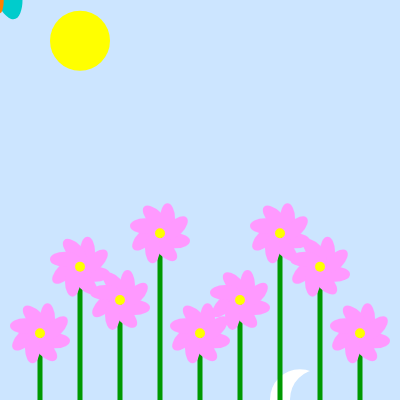
Frame 1 (no input)
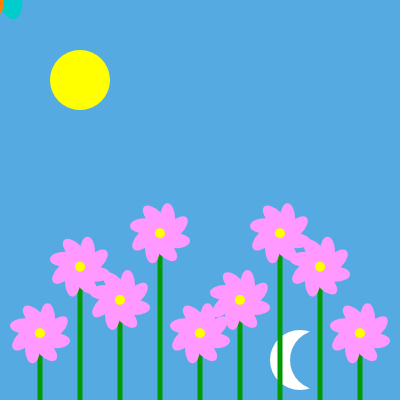
Frame 60 (no input)
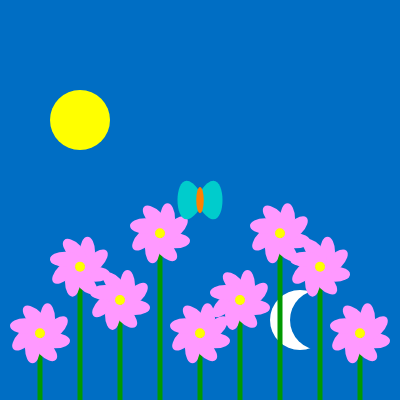
Frame 120 (the mouse pressed at the canvas centre since frame 60)

The p5.js sketch that drew these frames (run headless with seeded random() and noise() and a simulated clock; from frame 60 on, the mouse is pressed at the canvas centre):

// p5.js sketch
// ── sketch.js
var rSky = 204;
var gSky = 229;
var bSky = 255;

var rStep = 2;
var gStep = 1;
var bStep = 0.5;

var flowerSize = 30;

var daySpeed = 1.5;

function setup() {
  createCanvas(400, 400);
}

function draw() {
  background(rSky, gSky, bSky);
  sun();
  moon();
  flower(width/10,10*height/12);
  flower(2*width/10,8*height/12);
  flower(3*width/10,9*height/12);
  flower(4*width/10,7*height/12);
  flower(5*width/10,10*height/12);
  flower(6*width/10,9*height/12);
  flower(7*width/10,7*height/12);
  flower(8*width/10,8*height/12);
  flower(9*width/10,10*height/12);
  butterfly();
  
  rSky -= rStep;
  gSky -= gStep;
  bSky -= bStep;
}

function sun()
{
  push();
  noStroke();
  fill(255, 255, 0);
  ellipse(80,(frameCount/daySpeed)+40, 60,60);
  pop();
}

function moon()
{
  push();
  noStroke();
  var moonY = height - frameCount/daySpeed;
  fill(255);
  ellipse(width-100,moonY, 60,60);
  fill(rSky, gSky, bSky);
  ellipse(width-80,moonY, 60,60);
  pop();
}

function flower(x, y)
{
  // Draw a stem to the ground
  push();
  stroke(0, 153, 0);
  strokeWeight(5);
  line(x, y, x, height);
  pop();
  
  push();
  // Make all the petals pink with
  // no outline
  fill(255,153,255);
  noStroke();
  
  // To make life easy, tell p5 that the center
  // of the canvas is point 0,0
  translate(x,y);
  
  // This is also going to be easier if we
  // draw all out petals starting from a
  // corner vs. the center
  ellipseMode(CORNER);
  
  // 8 petals, working our way around
  // The petals look angled b/c this rotates
  // around a corner, not the very end.
  ellipse(0,0,flowerSize,flowerSize/2);
  
  rotate(QUARTER_PI);
  ellipse(0,0,flowerSize,flowerSize/2);
  
  rotate(HALF_PI);
  ellipse(0,0,flowerSize,flowerSize/2);
  
  rotate(HALF_PI + QUARTER_PI);
  ellipse(0,0,flowerSize,flowerSize/2);
  
  rotate(PI);
  ellipse(0,0,flowerSize,flowerSize/2);
  
  rotate(PI + QUARTER_PI);
  ellipse(0,0,flowerSize,flowerSize/2);
  
  rotate(PI + HALF_PI);
  ellipse(0,0,flowerSize,flowerSize/2);
  
  rotate(PI + HALF_PI + QUARTER_PI);
  ellipse(0,0,flowerSize,flowerSize/2);
  
  // Back to no rotation or translation
  pop();
  
  // Draw a yellow center
  push();
  noStroke();
  fill(255,255,0);
  ellipseMode(CENTER);
  ellipse(x,y,flowerSize/3);
  pop();
  
}

function butterfly()
{
  push();
  translate(mouseX, mouseY);
  noStroke();
  
  var bugHeight = 7*flowerSize/8;
  var bugWidth = flowerSize/4;
  
  // Left wing
  fill(0, 204, 204);
  bezier(
    0, -bugHeight/2+5,
    -4*bugWidth, -2*bugHeight,
    -4*bugWidth, 2*bugHeight,
    0, bugHeight/2-5);
  
  //Right wing
  bezier(
    0, -bugHeight/2+5,
    4*bugWidth, -2*bugHeight,
    4*bugWidth, 2*bugHeight,
    0, bugHeight/2-5);
  
  // Center
  fill(255, 128, 0);
  ellipse(0, 0, bugWidth, bugHeight);
  
  pop();
  
}
